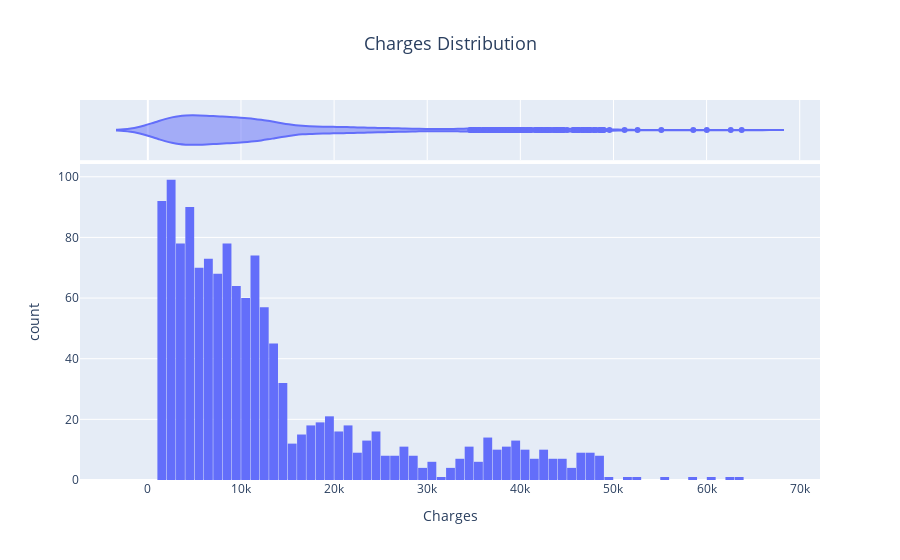

The notebook cell this image was saved under:
### Markdown cell above
### Question 3.
Let’s begin with some visualisations.

• Based on your intuition what are the most important variables for predicting your target variable?

• Create visualisations that take into account the type of variable (categorical, numerical) that show
the correlation of the features you selected.

• Don’t forget to clean your dataset as needed in order to deal with missing values and outliers

### Code cell
import plotly.express as px


fig = px.histogram(df, x='charges', marginal="violin",
                   title='Charges Distribution',
                   labels={'charges': 'Charges'},
                   nbins= 100) 

fig.update_layout(title_text='Charges Distribution', title_x=0.5,
                  title_font=dict(size=18),
                  bargap=0.05)
# Show plot
fig.show()

### Figure 1 — Plotly figure (JSON) as saved in the notebook; plotly's stock layout.template omitted (floating-point values rounded to 4 significant figures; data arrays with more than 128 entries replaced by an {"elided": "..."} marker saying what was removed)
{"data": [{"alignmentgroup": "True", "bingroup": "x", "hovertemplate": "Charges=%{x}<br>count=%{y}<extra></extra>", "legendgroup": "", "marker": {"color": "#636efa", "pattern": {"shape": ""}}, "name": "", "nbinsx": 100, "offsetgroup": "", "orientation": "v", "showlegend": false, "type": "histogram", "x": {"elided": "1338 float values"}, "xaxis": "x", "yaxis": "y"}, {"alignmentgroup": "True", "hovertemplate": "Charges=%{x}<extra></extra>", "legendgroup": "", "marker": {"color": "#636efa"}, "name": "", "offsetgroup": "", "scalegroup": "x", "showlegend": false, "type": "violin", "x": {"elided": "1338 float values"}, "xaxis": "x2", "yaxis": "y2"}], "layout": {"bargap": 0.05, "barmode": "relative", "legend": {"tracegroupgap": 0}, "title": {"font": {"size": 18}, "text": "Charges Distribution", "x": 0.5}, "xaxis": {"anchor": "y", "domain": [0, 1], "title": {"text": "Charges"}}, "xaxis2": {"anchor": "y2", "domain": [0, 1], "matches": "x", "showgrid": true, "showticklabels": false}, "yaxis": {"anchor": "x", "domain": [0, 0.8316], "title": {"text": "count"}}, "yaxis2": {"anchor": "x2", "domain": [0.8416, 1], "matches": "y2", "showgrid": false, "showline": false, "showticklabels": false, "ticks": ""}}}
